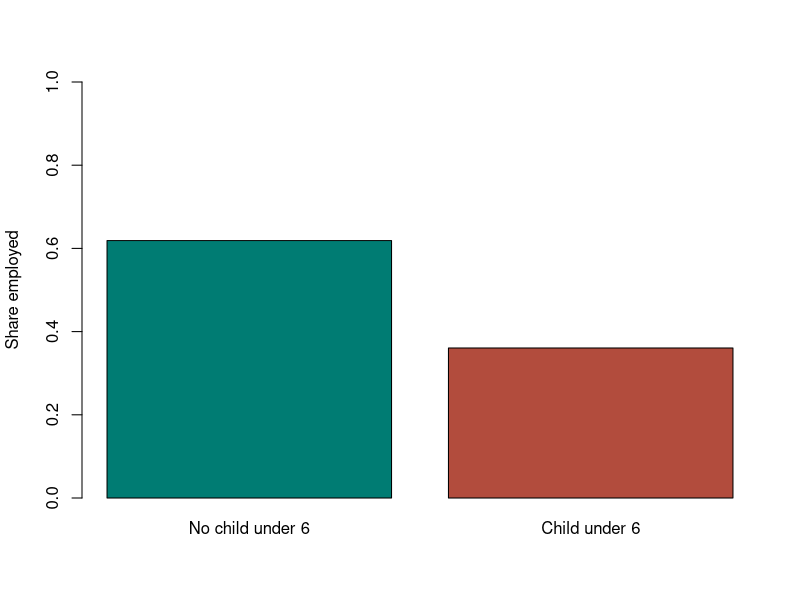

Write R code to recreate this figure.
# 第8回：プロビットモデル・ロジットモデル
# 実行場所：zemi.Rprojを開いたProjectのルート
# data/data_lesson08.csvを保存し、上から順に実行する。
# 今回の仮説：他の条件を一定とすると、教育年数は就業確率と正、幼児の存在は負の関係。

# データの読み込みと確認
participation <- read.csv("data/data_lesson08.csv")

# データの読み込みと確認
head(participation)
nrow(participation)
colSums(is.na(participation))
summary(participation)
table(participation$inlf)
mean(participation$inlf)

# 幼児の有無別の就業割合
table(participation$young_child, participation$inlf)

# 6歳未満の子どもがいない人（young_child == 0）と、いる人（== 1）のinlfを別々に取り出す。
# inlfは就業者が1、それ以外が0なので、各群の平均はその群の就業割合になる。
# 二つの割合に名前を付け、c()で一つのベクトルにまとめてgroup_rateに保存する。
group_rate <- c(
  "No child under 6" = mean(participation$inlf[participation$young_child == 0]),
  "Child under 6" = mean(participation$inlf[participation$young_child == 1])
)
group_rate

# 幼児の有無別の就業割合
barplot(
  group_rate,
  ylim = c(0, 1),
  ylab = "Share employed",
  col = c("#007c73", "#b24c3d")
)

# 5. パラメータの推定
# glm() は一般化線形モデルを推定する。
# binomial() は二項分布、link = "probit" は標準正規分布による確率変換を指定する。
model_probit <- glm(
  inlf ~ educ + exper + age + young_child + nwifeinc,
  data = participation,
  family = binomial(link = "probit")
)
summary(model_probit)

# 連続変数の限界効果
# 1. 各人の指数を求める。
# type = "link" は、確率に変換する前の指数zを返す。
index_hat <- predict(model_probit, type = "link")

# 2. 各人の限界効果に使う密度関数の値を求める。
# dnorm() は標準正規分布の密度関数φの値を返す（確率Φとは異なる）。
# この値に注目する変数の係数を掛けると、各人の限界効果になる。
normal_density <- dnorm(index_hat)

# 3. 全員の限界効果を平均する。
# 係数は全員に共通なので、密度関数の値を先に平均し、各変数の係数を掛ける。
# coef()から教育年数・経験年数・年齢・家族所得の係数を取り出す。
marginal_effects <- mean(normal_density) *
  coef(model_probit)[c("educ", "exper", "age", "nwifeinc")]
# 四つの変数の平均限界効果を表示する。
marginal_effects

# ダミー変数の限界効果
# 1. 幼児あり・なしの二つのデータを用意する。
# 元データをコピーし、全員の幼児ダミーを1（幼児あり）にする。
data_with_child <- participation
data_with_child$young_child <- 1
# もう一つコピーし、全員の幼児ダミーを0（幼児なし）にする。
# どちらも、他の説明変数は各人の実際の値のままにする。
data_no_child <- participation
data_no_child$young_child <- 0

# 2. 各人の確率の差を求める。
# type = "response" は、指数をΦ(z)で変換した就業確率を返す。
# 「幼児あり」とした場合の各人の就業確率を計算する。
prob_with_child <- predict(model_probit, newdata = data_with_child, type = "response")
# 「幼児なし」とした場合の各人の就業確率を計算する。
prob_no_child <- predict(model_probit, newdata = data_no_child, type = "response")
# 同じ人の「幼児あり－幼児なし」の確率差が、その人の限界効果になる。
individual_effect_child <- prob_with_child - prob_no_child

# 3. 全員の限界効果を平均する。
# 各人の確率差の平均を求める。
marginal_effect_child <- mean(individual_effect_child)
# 幼児ダミーの平均限界効果を表示する。
marginal_effect_child
